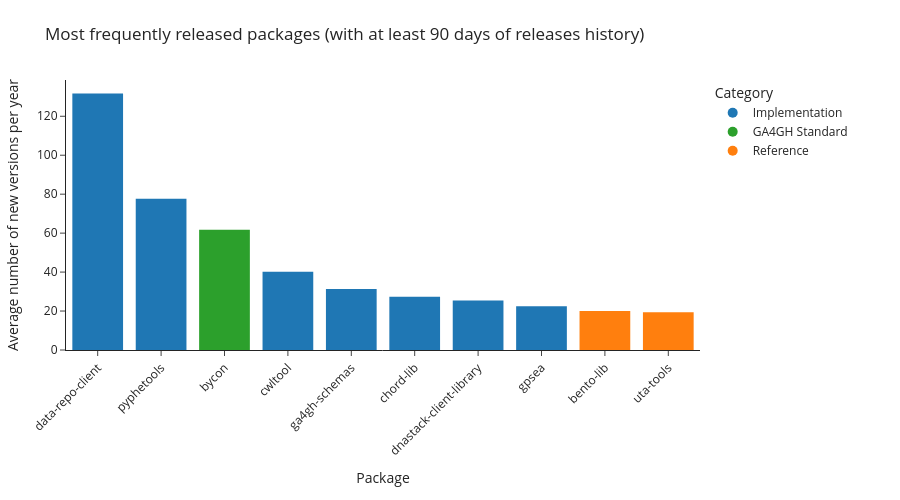

Write notebook code for a chart like this one.
### Code cell
def plot_pypi_frequency():
    
    df = (
        pypi_release_range_df[pypi_release_range_df["range_days"] > 90]
        .sort_values("frequency_year", ascending=False)
        .head(10)
        .copy()
    )

    color_map = {
        "Implementation": "#1f77b4",
        "GA4GH Standard": "#2ca02c",
        "Reference": "#ff7f0e",
    }

    colors = df["category"].map(color_map).fillna("#7f7f7f").tolist()

    fig = px.bar(
        df,
        x="package",
        y="frequency_year",
        labels={"frequency_year": "Average number of new versions per year", "package": "Package"},
        title="Most frequently released packages (with at least 90 days of releases history)",
        custom_data=["count", "first", "last"],
    )

    fig.update_traces(
        marker_color=colors,
        hovertemplate="%{customdata[0]} versions between %{customdata[1]} and %{customdata[2]}<extra></extra>",
        marker_line_width=0,
    )

    used_cats = [c for c in ["Implementation", "GA4GH Standard", "Reference"] if c in df["category"].unique()]
    for cat in used_cats:
        fig.add_trace(
            go.Scatter(
                x=[None],
                y=[None],
                mode="markers",
                marker=dict(size=10, color=color_map.get(cat, "#7f7f7f")),
                name=cat,
                showlegend=True,
            )
        )

    fig.update_layout(
        barmode="relative",
        xaxis_tickangle=-45,
        margin=dict(l=40, r=200, t=80, b=150),  # room for legend on right
        xaxis_title="Package",
        yaxis_title="Average number of new versions per year",
        legend_title_text="Category",
        legend=dict(orientation="v", x=1.02, y=1),
        height=500,
        template="simple_white",
    )

    fig.show()
    
plot_pypi_frequency()

### Figure 1 — Plotly figure (JSON) as saved in the notebook; plotly's stock layout.template omitted (floating-point values rounded to 4 significant figures)
{"data": [{"customdata": [[635, "2020-12-08", "2025-10-03"], [199, "2023-01-08", "2025-08-01"], [73, "2023-01-26", "2024-04-03"], [437, "2014-11-18", "2025-09-25"], [12, "2016-10-25", "2017-03-14"], [9, "2020-01-15", "2020-05-14"], [35, "2021-05-28", "2022-10-13"], [21, "2024-08-28", "2025-08-04"], [105, "2020-06-11", "2025-09-02"], [20, "2021-09-30", "2022-10-13"]], "hovertemplate": "%{customdata[0]} versions between %{customdata[1]} and %{customdata[2]}<extra></extra>", "legendgroup": "", "marker": {"color": ["#1f77b4", "#1f77b4", "#2ca02c", "#1f77b4", "#1f77b4", "#1f77b4", "#1f77b4", "#1f77b4", "#ff7f0e", "#ff7f0e"], "line": {"width": 0}, "pattern": {"shape": ""}}, "name": "", "orientation": "v", "showlegend": false, "textposition": "auto", "type": "bar", "x": ["data-repo-client", "pyphetools", "bycon", "cwltool", "ga4gh-schemas", "chord-lib", "dnastack-client-library", "gpsea", "bento-lib", "uta-tools"], "xaxis": "x", "y": [131.7, 77.68, 61.68, 40.24, 31.29, 27.38, 25.4, 22.48, 20.08, 19.36], "yaxis": "y"}, {"marker": {"color": "#1f77b4", "size": 10}, "mode": "markers", "name": "Implementation", "showlegend": true, "type": "scatter", "x": [null], "y": [null]}, {"marker": {"color": "#2ca02c", "size": 10}, "mode": "markers", "name": "GA4GH Standard", "showlegend": true, "type": "scatter", "x": [null], "y": [null]}, {"marker": {"color": "#ff7f0e", "size": 10}, "mode": "markers", "name": "Reference", "showlegend": true, "type": "scatter", "x": [null], "y": [null]}], "layout": {"barmode": "relative", "height": 500, "legend": {"orientation": "v", "title": {"text": "Category"}, "tracegroupgap": 0, "x": 1.02, "y": 1}, "margin": {"b": 150, "l": 40, "r": 200, "t": 80}, "title": {"text": "Most frequently released packages (with at least 90 days of releases history)"}, "xaxis": {"anchor": "y", "domain": [0, 1], "tickangle": -45, "title": {"text": "Package"}}, "yaxis": {"anchor": "x", "domain": [0, 1], "title": {"text": "Average number of new versions per year"}}}}
